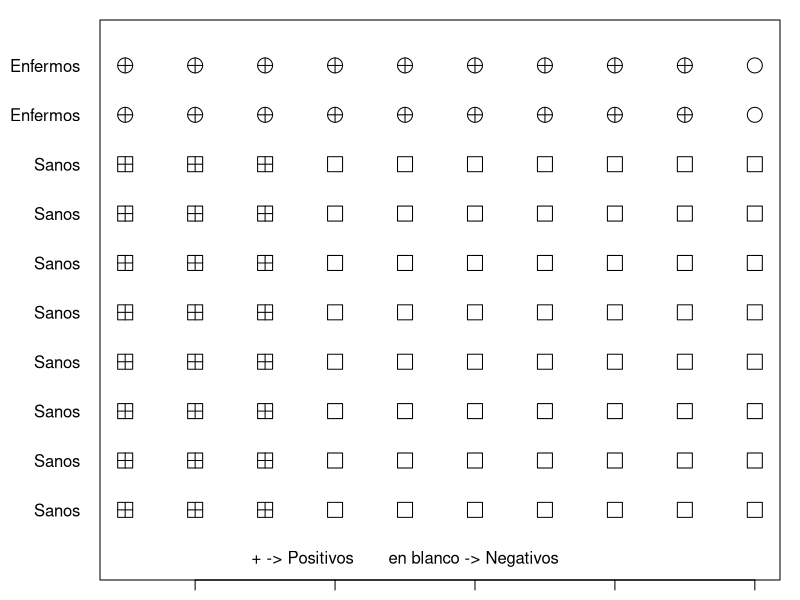

Recreate this plot in R.
## ---- chunk 1
enf <- c(10,10,10,10,10,10,10,10,10,1)
san <- c(12,12,12,0,0,0,0,0,0,0)
dibujo <- matrix(c(enf,enf,san,san,san,san,san,san,san,san), nrow = 10, byrow = TRUE)
## ---- chunk 2
par(mar=c(1,5,1,1))
plot(0,0 , xlim=c(1,10) , ylim=c(0,10.5), col="white" , yaxt="n" , ylab="" , xlab="")
for (fila in seq(1,10)){
  for (columna in seq(1,10)){
    points(columna, 11-fila, pch=dibujo[fila,columna] , cex=2)
  }
}
text(5 , 0 , "+ -> Positivos       en blanco -> Negativos" )
axis(2, at = 1:10, labels = c("Sanos", "Sanos", "Sanos", "Sanos", "Sanos", "Sanos", "Sanos", "Sanos", "Enfermos", "Enfermos" ), 
     tick = FALSE, col = "black", las = 1, cex.axis = 1)
## ---- chunk 3
virus <- rep(c("E", "S"), times = c(2, 8))
testE <- rep(c("+","-"), times = c(9,1))
testS <- rep(c("+","-"), times = c(3,7))

resultados <- replicate(100000, {
  persona <- ""
  if (sample(virus, 1) == "E") {
    persona <- paste(persona, "E")
    persona <- paste(persona, sample(testE, 1))
  } else {
    persona <- paste(persona, "S")
    persona <- paste(persona, sample(testS, 1))
  }
  persona
  })

table(resultados)
proportions(table(resultados))
